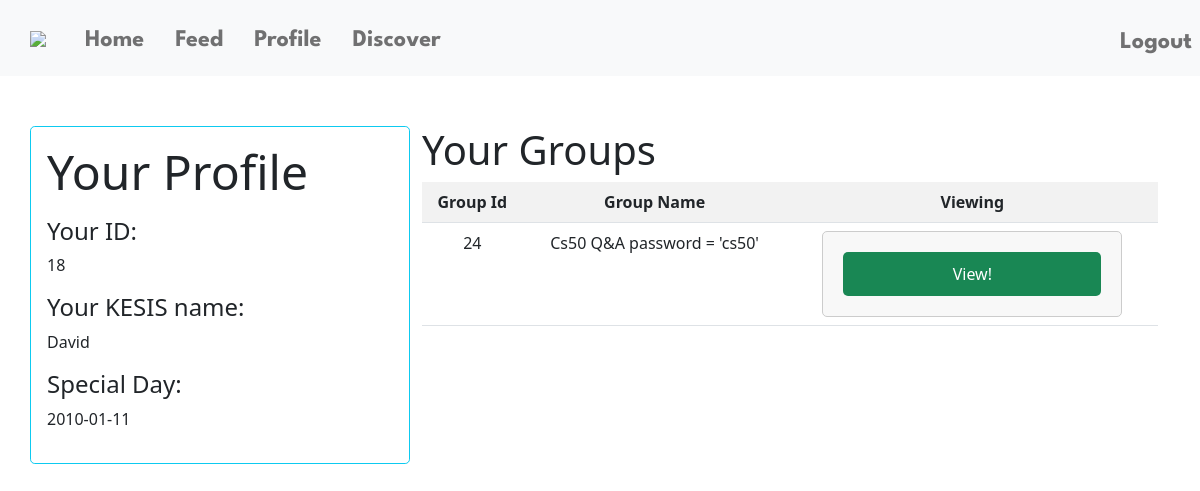
/profile (signed in), run on the app's committed database.
### tables this page shows
CREATE TABLE users (
id INTEGER PRIMARY KEY AUTOINCREMENT NOT NULL,
username TEXT NOT NULL,
hash TEXT NOT NULL,
birthday DATE NOT NULL);

CREATE TABLE groups (
group_id INTEGER PRIMARY KEY AUTOINCREMENT NOT NULL,
group_name TEXT NOT NULL,
group_pass TEXT NOT NULL);

### app.py (the view)
@app.route("/profile", methods=["GET"])
@login_required
def profile():
    if request.method == "GET":
        users_information = db.execute("SELECT id as 'Your ID: ', username as 'Your KESIS name: ', birthday AS 'Special Day:' FROM users WHERE id = ? ", session["user_id"])
        users_groups = db.execute("SELECT group_id, group_name FROM groups WHERE group_id IN (SELECT group_id FROM group_members WHERE user_id = ?)", session["user_id"])
        return render_template("profile.html", users_groups=users_groups, users_information=users_information)

### app.py (called while the page is built)
@app.after_request
def after_request(response):
    response.headers["Cache-Control"] = "no-cache, no-store, must-revalidate"
    response.headers["Expires"] = 0
    response.headers["Pragma"] = "no-cache"
    return response

### helpers.py (called while the page is built)
def login_required(f):
    @wraps(f)
    def decorated_function(*args, **kwargs):
        if session.get("user_id") is None:
            return redirect("/login")
        return f(*args, **kwargs)
    return decorated_function

### templates/profile.html (shortened to what this page needs)
{% extends "layout.html" %}
{% block main %}
<div class="container">
    <div class="row">
        <div class="col-4 p-3 bg-light bg-opacity-10 border border-info rounded-3">
            <p class="display-5"> Your Profile</p>
            <div class="row">
                <div class="col-8">
                  <div data-bs-spy="scroll" data-bs-target="#list-example" data-bs-smooth-scroll="true" class="scrollspy-example" tabindex="0">
                    {% for dict in users_information%}
                        {% for key in dict.keys()%}
                            <h4 id="list-item-1"> {{key}}</h4>
                            <p> {{dict[key]}}</p>
                        {% endfor %}
                    {% endfor %}
                  </div>
                </div>
              </div>
        </div>
        <div class = "col-8">
            <h1 class="display-6"> Your Groups</h1>
            <table class="table table-striped">
                <tr class="text-center">
                    <th>Group Id</th>
                    <th>Group Name</th>
                    <th>Viewing</th>
                </tr>
                {%for group in users_groups%}
                    <tr>
                        {%for data in group.values()%}
                            <td class="text-center">
                                {{data}}
                            </td>
                        {%endfor%}
                        <td>
                            <form action="/groups/{{group['group_name']}}" method="get">
                                <button type="submit" name="view" class="btn btn-success">View!</button>
                            </form>
                        </td>
                    </tr>
                {%endfor%}
            </table>
        </div>
    </div>
</div>
{% endblock %}

### static/styles.css (style rules this page uses)
form { width: 300px; margin: 0 auto; padding: 20px; border: 1px solid #ccc; border-radius: 5px; background-color: #f8f8f8; }
.btn { width: 100%; padding: 10px; color: #fff; border: none; border-radius: 5px; }
.container { margin-top: 50px; }

### data on the page
users: keys "Your ID:" "Your KESIS name:" "Special Day:", id "18" "David" "2010-01-11"
groups: values "24", group_name "Cs50 Q&A password = 'cs50'"
